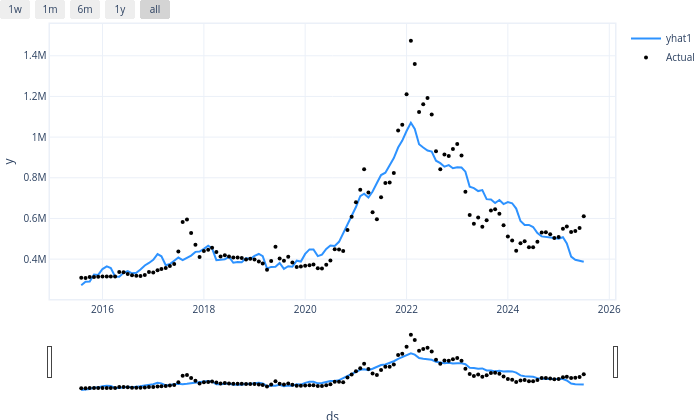

Here is the notebook cell this chart was saved with:
### Code cell
# import torch
# torch.serialization.add_safe_globals(['neuralprophet.configure.ConfigSeasonality'])

m2 = NeuralProphet(
    weekly_seasonality=False,
    daily_seasonality=False,
    learning_rate=0.05,
    epochs=207
    )
m2.set_plotting_backend("plotly")
metrics = m2.fit(df_simple)
forecast = m2.predict(df_simple)
m2.plot(forecast)
